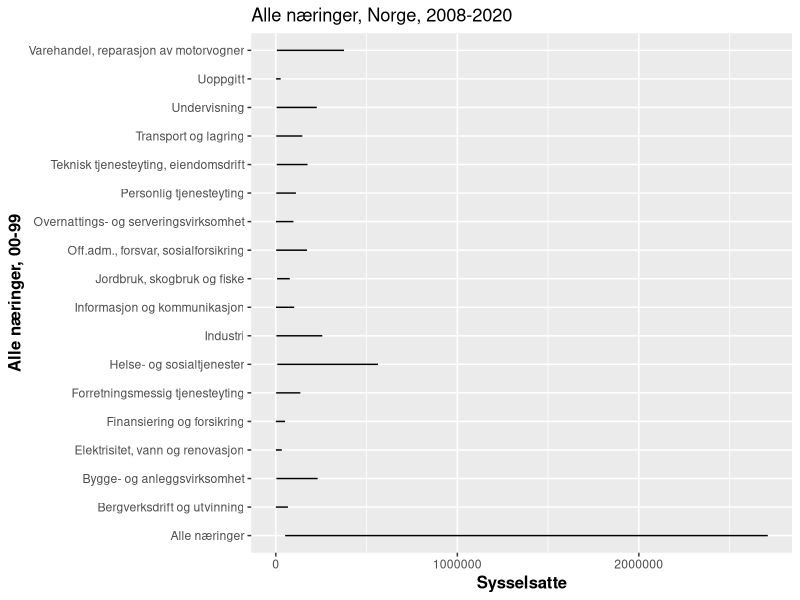
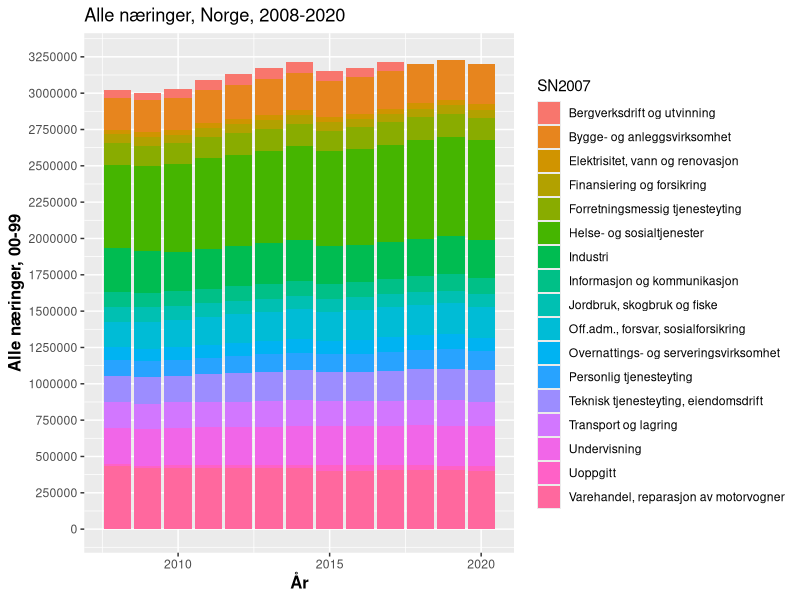
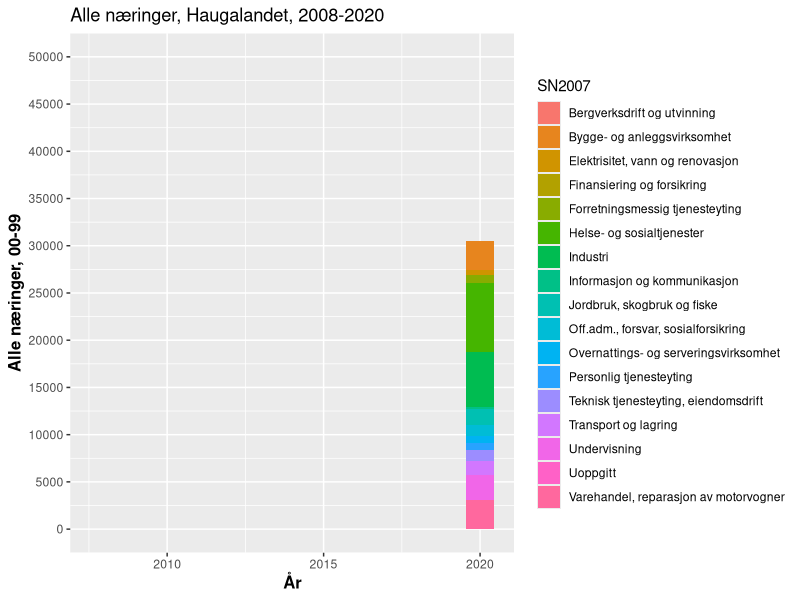
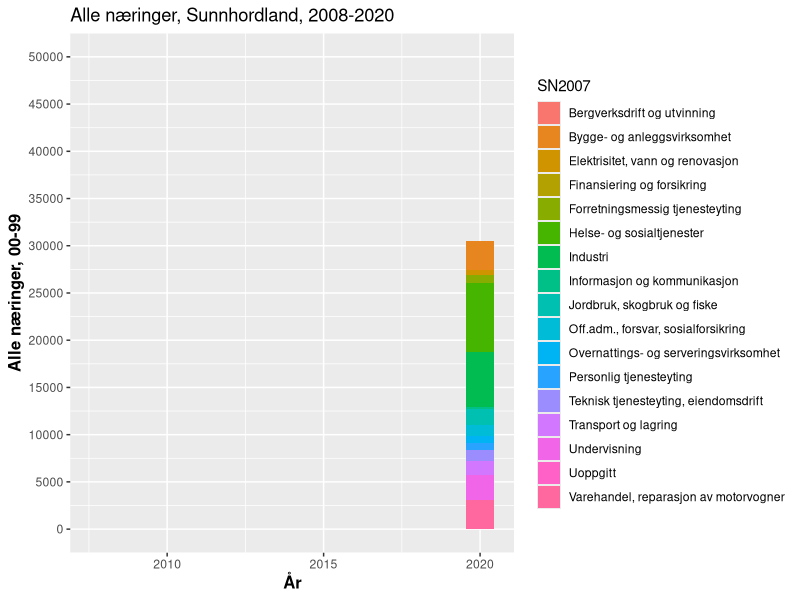

Recreate these plots in R, in order. (Note: this script raises an error after producing the figures.)
## ---- chunk 1
suppressPackageStartupMessages({
library(tidyverse)
library(lubridate)
library(modelr)
library(broom)
library(lmtest)
library(sandwich)
library(viridis)
  options(scipen = 999)
})
knitr::opts_chunk$set(echo = FALSE, include = FALSE)
## ---- chunk 2
Tabell1 <- read_csv("Data_pkt1/Tabell1.csv")
Nas_arbeid_norge_sys <- read_csv("Data_pkt1/Nas_arbeid_norge_sys.csv")
Haug_arbeid <- read_csv("Data_pkt1/Haug_arbeid.csv")
Sunn_arbeid <- read_csv("Data_pkt1/Sunn_arbeid.csv")
Haug_arbeid_wide <- read_csv("Data_pkt1/Haug_arbeid_wide.csv")
Haug_arbeid_2 <- read_csv("Data_pkt1/Sunn_arbeid_2.csv")
Sunn_arbeid_2 <- read_csv("Data_pkt1/Sunn_arbeid_2.csv")
Tabell2 <- read_csv("Data_pkt1/Tabell2.csv")
show_col_types = FALSE
## ---- chunk 3
names(Nas_arbeid_norge_sys)
## ---- chunk 4
Nas_arbeid_norge_sys <- Nas_arbeid_norge_sys %>% 
  mutate(År = make_date(Aar))
## ---- chunk 5
tabell_Norge<- Nas_arbeid_norge_sys

tabell_Norge %>% 
  ggplot(aes(x = sysselsatte)) +
  geom_line(aes(y = SN2007)) +
  ggtitle("Alle næringer, Norge, 2008-2020") + 
  theme(legend.position="bottom",
        axis.title= element_text(size=12,face="bold")) +
  labs(x="Sysselsatte", y= "Alle næringer, 00-99")+ 
  scale_color_hue(name = "00-99")
## ---- chunk 6
names(Haug_arbeid_2)
## ---- chunk 7
tabell_Norge %>% 
  filter(SN2007 != "Alle næringer") %>% 
  ggplot(aes(x=År, y= sysselsatte, fill = SN2007))+
  geom_bar(stat = "identity") +
  ggtitle("Alle næringer, Norge, 2008-2020") + 
  theme(legend.position="right",
        axis.title= element_text(size=12,face="bold")) +
  labs(x="År", y= "Alle næringer, 00-99") +
  scale_y_continuous(limits = c(0, 3250000), breaks = c(0, 250000, 500000, 750000, 1000000,1250000,1500000,1750000,2000000,2250000,2500000,2750000,3000000,3250000))
## ---- chunk 8
Haug_arbeid_2 <- Haug_arbeid_2 %>% 
  mutate(År = make_date(Aar))

Haug_arbeid_2 %>% 
  filter(SN2007 != "Alle næringer") %>% 
  ggplot(aes(x = År, y = ansatte, fill = SN2007)) +
  geom_bar(stat = "identity") +
  ggtitle("Alle næringer, Haugalandet, 2008-2020") + 
  theme(legend.position="right",
        axis.title= element_text(size=12,face="bold")) +
  labs(x="År", y= "Alle næringer, 00-99") +
  scale_y_continuous(limits = c(0, 50000), breaks =seq(0, 50000, by = 5000))
## ---- chunk 9
Sunn_arbeid_2 <- Sunn_arbeid_2 %>% 
  mutate(År = make_date(Aar))

Sunn_arbeid_2 %>% 
  filter(SN2007 != "Alle næringer") %>% 
  ggplot(aes(x = År, y = ansatte, fill = SN2007)) +
  geom_bar(stat = "identity") +
  ggtitle("Alle næringer, Sunnhordland, 2008-2020") + 
  theme(legend.position="right",
        axis.title= element_text(size=12,face="bold")) +
  labs(x="År", y= "Alle næringer, 00-99") +
  scale_y_continuous(limits = c(0, 50000), breaks =seq(0, 50000, by = 5000))
## ---- chunk 10
Haug_arbeid_2 <- Haug_arbeid_2 %>% 
  mutate(knavn = Haug_arbeid_raw2$desc9$region)
Haug_arbeid_2 %>% 
  filter(SN2007 != "Alle næringer" & SN2007 != "Uoppgitt") %>% 
  ggplot(aes(x = Aar)) + 
  geom_line(aes(y = ansatte, colour = SN2007, linetype = knavn)) + 
  ggtitle("Alle Næringene, Haugalandet, 2008-2020") + 
  theme(legend.position = "bottom",
        axis.title = element_text(size = 12, face = "bold")) + 
  labs(x = "Sysselsatte", y = "Alle næringer, 00-99")+
  scale_color_hue(name = "Kommune") + 
  scale_y_continuous(limits = c(0,6000), breaks = seq(0, 6000, by = 500))
## ---- chunk 11
haugaland <- Tabell1 %>% 
  filter(Alder =="15-74",
         Knr %in% c("1106", "1135", "1145", "1146", "1149", "1151", "1160"))

haugaland %>% 
  ggplot(aes(x = Aar)) +
  geom_line(aes(y = `00-99`, colour = knavn)) +
    ggtitle("Alle næringer, Haugaland, 2008-2020") +
    theme(legend.position = "bottom",
          axis.title = element_text(size = 12, face = "bold")) +
    labs(x = "År", y = "Alle næringer, 00-99") +
  scale_color_hue(name = "Kommune")
## ---- chunk 12
Sunnhordland <- Tabell1 %>% 
filter( Knr %in% c("4611", "4612",
         "4613", "4614", "4615", "4616", "4617", "4618"))

Sunnhordland %>% 
  ggplot(aes(x = Aar)) +
  geom_line(aes(y = `00-99`, colour = knavn)) +
    ggtitle("Alle næringer, Sunnhordland, 2008-2020") +
    theme(legend.position = "bottom",
          axis.title = element_text(size = 12, face = "bold")) +
    labs(x = "År", y = "Alle næringer, 00-99") +
  scale_color_hue(name = "Kommune")
## ---- chunk 13
Haug_Sunn <- Tabell1
mutate(
  Haug = `Knr$1106`+ `Knr$1135` + `Knr$1145` + `Knr$1146` + `Knr$1149` + `Knr$1151` + `Knr$1160` 
)
## ---- chunk 14
Haug_arbeid_2 %>% 
  filter(SN2007 != "Alle næringer") %>% 
  ggplot(aes(x = ansatte)) + 
  geom_line(aes(y = SN2007)) + 
  ggtitle("Alle næringene, Haugalandet, 2008-2020") + 
  theme(legend.position = "bottom",
        axis.title = element_text(size = 12, face = "bold")) +
  labs(x="Sysselsatte", y="Alle næringer, 00-99")+
  scale_color_hue(name = "00-99") + 
  scale_x_continuous(limits = c(0,6000), breaks = seq(0,6000, by = 500))
## ---- chunk 15
#Tabell1 <- Tabell1 %>% 
 # mutate(År = make_date(Aar))
## ---- chunk 16
tabell_haugaland <- Haug_arbeid_2 
         
tabell_haugaland %>% 
  ggplot(aes(x = Aar)) +
  geom_line(aes(y = ansatte, colour = knavn )) +
  ggtitle("Alle næringer, Haugalandet, 2008-2020") + 
  theme(legend.position="bottom",
        axis.title= element_text(size=12,face="bold")) +
  labs(x="År", y= "Antall sysselsatte, alle næringer")+
  scale_color_hue(name = "Kommuner")
## ---- chunk 17
names(Nas_arbeid_norge_sys)
## ---- chunk 18
Nas_arbeid_norge_sys <- Nas_arbeid_norge_sys %>% 
  mutate(År = make_date(Aar))
## ---- chunk 19
Haug_arbeid<- read_csv("Data_pkt1/Haug_arbeid.csv")
View(Haug_arbeid)
show_col_types = FALSE
## ---- chunk 20
names(Haug_arbeid)
